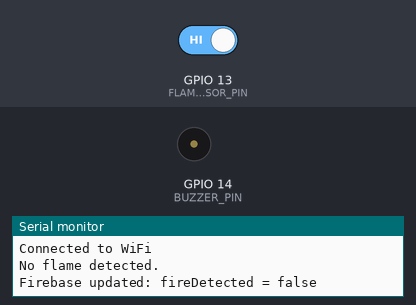
Bench run of a sketch on a simulated ESP32. Parts: buzzer (waves = sounding, pin HIGH), the last lines printed to the serial monitor. The test bench sets the inputs (shaded band); at power-on: GPIO 13 (FLAME_SENSOR_PIN) HIGH. WiFi joins after 1.5 s; servers stay silent unless stated.

Above: at 3.2 s.
3.3 s: GPIO 13 (FLAME_SENSOR_PIN) driven LOW
At 4.6 s:
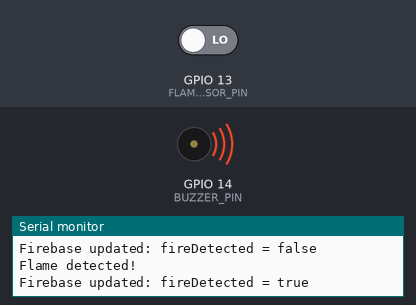
6.2 s: GPIO 13 (FLAME_SENSOR_PIN) driven HIGH
At 6.9 s:
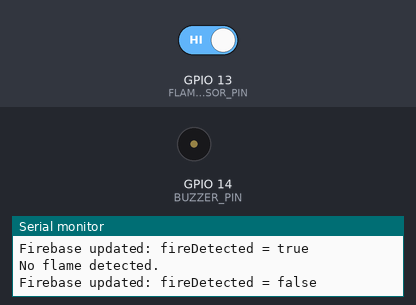
Timing chart, 0 to 9.2 s (numbered marks = the images above; inputs shaded):
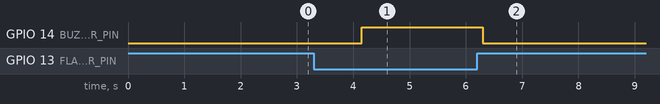

Measured:
- after the input at 3.3 s, GPIO 14 (BUZZER_PIN): LOW → HIGH after 0.85 s
- after the input at 6.2 s, GPIO 14 (BUZZER_PIN): HIGH → LOW after 0.10 s

The sketch:

Fire_Alarm_System.ino
```cpp
#include <WiFi.h>
#include <FirebaseESP32.h>

// Firebase configuration
#define FIREBASE_HOST "fire-alarm-system-a8a2e-default-rtdb.firebaseio.com"
#define FIREBASE_AUTH "AIzaSyCzpL74YEKFP-xSHCyXMZE9YgeO7UW7Gnk"

// WiFi credentials
const char* ssid = "xyz";
const char* password = "9708061457";

// Define sensor and buzzer pins
#define FLAME_SENSOR_PIN 13
#define BUZZER_PIN 14

FirebaseData firebaseData;
FirebaseConfig firebaseConfig;
FirebaseAuth firebaseAuth;

void setup() {
  Serial.begin(115200);
  pinMode(FLAME_SENSOR_PIN, INPUT);
  pinMode(BUZZER_PIN, OUTPUT);
  digitalWrite(BUZZER_PIN, LOW);

  // Connect to WiFi
  WiFi.begin(ssid, password);
  while (WiFi.status() != WL_CONNECTED) {
    delay(1000);
    Serial.println("Connecting to WiFi...");
  }
  Serial.println("Connected to WiFi");

  // Set Firebase host and authentication
  firebaseConfig.host = FIREBASE_HOST;
  firebaseConfig.signer.tokens.legacy_token = FIREBASE_AUTH;

  // Initialize Firebase
  Firebase.begin(&firebaseConfig, &firebaseAuth);
  Firebase.reconnectWiFi(true);
}

void loop() {
  int flameDetected = digitalRead(FLAME_SENSOR_PIN);

  if (flameDetected == LOW) {
    Serial.println("Flame detected!");
    digitalWrite(BUZZER_PIN, HIGH);
    if (Firebase.setBool(firebaseData, "/fireDetected", true)) {
      Serial.println("Firebase updated: fireDetected = true");
    } else {
      Serial.println("Failed to update Firebase");
    }
  } else {
    Serial.println("No flame detected.");
    digitalWrite(BUZZER_PIN, LOW);
    if (Firebase.setBool(firebaseData, "/fireDetected", false)) {
      Serial.println("Firebase updated: fireDetected = false");
    } else {
      Serial.println("Failed to update Firebase");
    }
  }

  delay(2000);
}
```
